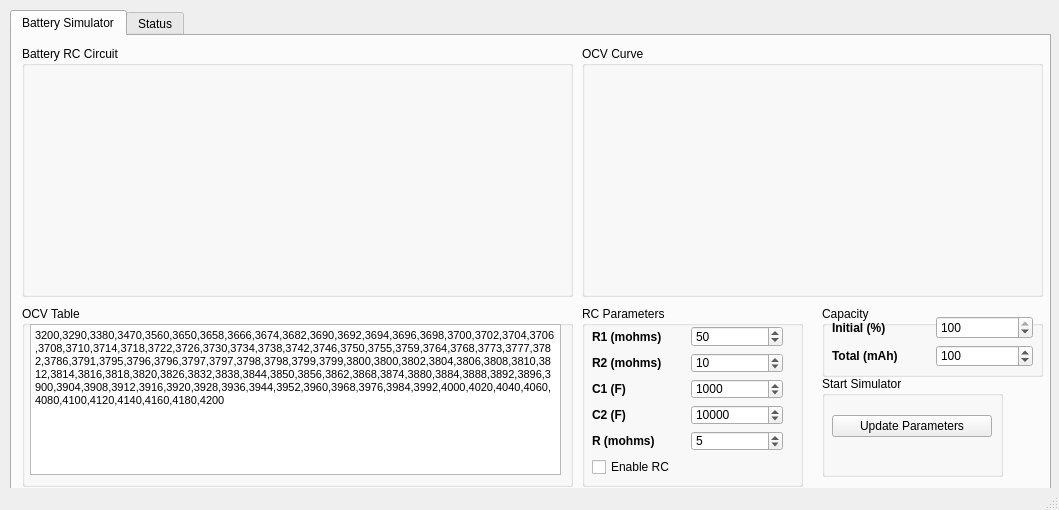
<?xml version="1.0" encoding="UTF-8"?>
<ui version="4.0">
 <class>MainWindow</class>
 <widget class="QMainWindow" name="MainWindow">
  <property name="geometry">
   <rect>
    <x>0</x>
    <y>0</y>
    <width>1059</width>
    <height>510</height>
   </rect>
  </property>
  <property name="sizePolicy">
   <sizepolicy hsizetype="Fixed" vsizetype="Fixed">
    <horstretch>0</horstretch>
    <verstretch>0</verstretch>
   </sizepolicy>
  </property>
  <property name="windowTitle">
   <string>MainWindow</string>
  </property>
  <widget class="QWidget" name="centralwidget">
   <widget class="QTabWidget" name="tabWidget">
    <property name="geometry">
     <rect>
      <x>10</x>
      <y>10</y>
      <width>1041</width>
      <height>481</height>
     </rect>
    </property>
    <property name="currentIndex">
     <number>0</number>
    </property>
    <widget class="QWidget" name="tab">
     <attribute name="title">
      <string>Battery Simulator</string>
     </attribute>
     <widget class="QWidget" name="gridLayoutWidget_2">
      <property name="geometry">
       <rect>
        <x>570</x>
        <y>10</y>
        <width>461</width>
        <height>251</height>
       </rect>
      </property>
      <layout class="QGridLayout" name="gridLayout_2">
       <item row="1" column="0">
        <widget class="QGroupBox" name="groupBox_5">
         <property name="title">
          <string>OCV Curve</string>
         </property>
         <widget class="QWidget" name="verticalLayoutWidget">
          <property name="geometry">
           <rect>
            <x>9</x>
            <y>19</y>
            <width>441</width>
            <height>221</height>
           </rect>
          </property>
          <layout class="QVBoxLayout" name="verticalLayout_2"/>
         </widget>
        </widget>
       </item>
      </layout>
     </widget>
     <widget class="QWidget" name="gridLayoutWidget_3">
      <property name="geometry">
       <rect>
        <x>10</x>
        <y>270</y>
        <width>551</width>
        <height>181</height>
       </rect>
      </property>
      <layout class="QGridLayout" name="gridLayout_3">
       <item row="0" column="0">
        <widget class="QGroupBox" name="groupBox_2">
         <property name="title">
          <string>OCV Table</string>
         </property>
         <widget class="QTextEdit" name="ocvTableTextEdit">
          <property name="geometry">
           <rect>
            <x>8</x>
            <y>18</y>
            <width>531</width>
            <height>151</height>
           </rect>
          </property>
          <property name="html">
           <string>&lt;!DOCTYPE HTML PUBLIC &quot;-//W3C//DTD HTML 4.0//EN&quot; &quot;http://www.w3.org/TR/REC-html40/strict.dtd&quot;&gt;
&lt;html&gt;&lt;head&gt;&lt;meta name=&quot;qrichtext&quot; content=&quot;1&quot; /&gt;&lt;style type=&quot;text/css&quot;&gt;
p, li { white-space: pre-wrap; }
&lt;/style&gt;&lt;/head&gt;&lt;body style=&quot; font-family:'MS Shell Dlg 2'; font-size:7.875pt; font-weight:400; font-style:normal;&quot;&gt;
&lt;p style=&quot; margin-top:0px; margin-bottom:0px; margin-left:0px; margin-right:0px; -qt-block-indent:0; text-indent:0px;&quot;&gt;3200,3290,3380,3470,3560,3650,3658,3666,3674,3682,3690,3692,3694,3696,3698,3700,3702,3704,3706,3708,3710,3714,3718,3722,3726,3730,3734,3738,3742,3746,3750,3755,3759,3764,3768,3773,3777,3782,3786,3791,3795,3796,3796,3797,3797,3798,3798,3799,3799,3800,3800,3802,3804,3806,3808,3810,3812,3814,3816,3818,3820,3826,3832,3838,3844,3850,3856,3862,3868,3874,3880,3884,3888,3892,3896,3900,3904,3908,3912,3916,3920,3928,3936,3944,3952,3960,3968,3976,3984,3992,4000,4020,4040,4060,4080,4100,4120,4140,4160,4180,4200&lt;/p&gt;&lt;/body&gt;&lt;/html&gt;</string>
          </property>
         </widget>
        </widget>
       </item>
      </layout>
     </widget>
     <widget class="QWidget" name="gridLayoutWidget">
      <property name="geometry">
       <rect>
        <x>10</x>
        <y>10</y>
        <width>551</width>
        <height>251</height>
       </rect>
      </property>
      <layout class="QGridLayout" name="gridLayout">
       <item row="0" column="0">
        <widget class="QGroupBox" name="groupBox">
         <property name="title">
          <string>Battery RC Circuit</string>
         </property>
         <widget class="QLabel" name="label">
          <property name="geometry">
           <rect>
            <x>10</x>
            <y>20</y>
            <width>531</width>
            <height>221</height>
           </rect>
          </property>
          <property name="maximumSize">
           <size>
            <width>531</width>
            <height>221</height>
           </size>
          </property>
          <property name="text">
           <string/>
          </property>
          <property name="pixmap">
           <pixmap>circuit.png</pixmap>
          </property>
          <property name="scaledContents">
           <bool>true</bool>
          </property>
         </widget>
        </widget>
       </item>
      </layout>
     </widget>
     <widget class="QGroupBox" name="groupBox_4">
      <property name="geometry">
       <rect>
        <x>810</x>
        <y>270</y>
        <width>221</width>
        <height>71</height>
       </rect>
      </property>
      <property name="title">
       <string>Capacity</string>
      </property>
      <widget class="QWidget" name="layoutWidget">
       <property name="geometry">
        <rect>
         <x>10</x>
         <y>10</y>
         <width>201</width>
         <height>51</height>
        </rect>
       </property>
       <layout class="QGridLayout" name="gridLayout_5">
        <item row="0" column="0">
         <widget class="QLabel" name="label_13">
          <property name="font">
           <font>
            <weight>75</weight>
            <bold>true</bold>
           </font>
          </property>
          <property name="text">
           <string>Initial (%)</string>
          </property>
         </widget>
        </item>
        <item row="0" column="1">
         <widget class="QSpinBox" name="battCapPercentSpinBox">
          <property name="maximum">
           <number>100</number>
          </property>
          <property name="value">
           <number>100</number>
          </property>
         </widget>
        </item>
        <item row="1" column="0">
         <widget class="QLabel" name="label_12">
          <property name="font">
           <font>
            <weight>75</weight>
            <bold>true</bold>
           </font>
          </property>
          <property name="text">
           <string>Total (mAh)</string>
          </property>
         </widget>
        </item>
        <item row="1" column="1">
         <widget class="QSpinBox" name="battCapMahSpinBox">
          <property name="minimum">
           <number>1</number>
          </property>
          <property name="maximum">
           <number>1000000</number>
          </property>
          <property name="value">
           <number>100</number>
          </property>
         </widget>
        </item>
       </layout>
      </widget>
     </widget>
     <widget class="QGroupBox" name="groupBox_6">
      <property name="geometry">
       <rect>
        <x>810</x>
        <y>340</y>
        <width>181</width>
        <height>101</height>
       </rect>
      </property>
      <property name="title">
       <string>Start Simulator</string>
      </property>
      <widget class="QWidget" name="verticalLayoutWidget_2">
       <property name="geometry">
        <rect>
         <x>10</x>
         <y>10</y>
         <width>160</width>
         <height>80</height>
        </rect>
       </property>
       <layout class="QVBoxLayout" name="verticalLayout">
        <item>
         <widget class="QPushButton" name="battParamsPushButton">
          <property name="text">
           <string>Update Parameters</string>
          </property>
         </widget>
        </item>
       </layout>
      </widget>
     </widget>
     <widget class="QWidget" name="gridLayoutWidget_4">
      <property name="geometry">
       <rect>
        <x>570</x>
        <y>270</y>
        <width>221</width>
        <height>181</height>
       </rect>
      </property>
      <layout class="QGridLayout" name="gridLayout_4">
       <item row="0" column="0">
        <widget class="QGroupBox" name="groupBox_3">
         <property name="title">
          <string>RC Parameters</string>
         </property>
         <widget class="QWidget" name="layoutWidget">
          <property name="geometry">
           <rect>
            <x>10</x>
            <y>20</y>
            <width>191</width>
            <height>151</height>
           </rect>
          </property>
          <layout class="QGridLayout" name="gridLayout_6">
           <item row="0" column="0">
            <widget class="QLabel" name="label_9">
             <property name="font">
              <font>
               <weight>75</weight>
               <bold>true</bold>
              </font>
             </property>
             <property name="text">
              <string>R1 (mohms)</string>
             </property>
            </widget>
           </item>
           <item row="1" column="1">
            <widget class="QDoubleSpinBox" name="r2DoubleSpinBox">
             <property name="decimals">
              <number>0</number>
             </property>
             <property name="minimum">
              <double>1.000000000000000</double>
             </property>
             <property name="maximum">
              <double>100000.000000000000000</double>
             </property>
             <property name="singleStep">
              <double>1.000000000000000</double>
             </property>
             <property name="value">
              <double>10.000000000000000</double>
             </property>
            </widget>
           </item>
           <item row="2" column="0">
            <widget class="QLabel" name="label_10">
             <property name="font">
              <font>
               <weight>75</weight>
               <bold>true</bold>
              </font>
             </property>
             <property name="text">
              <string>C1 (F)</string>
             </property>
            </widget>
           </item>
           <item row="3" column="1">
            <widget class="QDoubleSpinBox" name="c2DoubleSpinBox">
             <property name="decimals">
              <number>0</number>
             </property>
             <property name="minimum">
              <double>1.000000000000000</double>
             </property>
             <property name="maximum">
              <double>1000000.000000000000000</double>
             </property>
             <property name="value">
              <double>10000.000000000000000</double>
             </property>
            </widget>
           </item>
           <item row="4" column="0">
            <widget class="QLabel" name="label_11">
             <property name="font">
              <font>
               <weight>75</weight>
               <bold>true</bold>
              </font>
             </property>
             <property name="text">
              <string>R (mohms)</string>
             </property>
            </widget>
           </item>
           <item row="0" column="1">
            <widget class="QDoubleSpinBox" name="r1DoubleSpinBox">
             <property name="decimals">
              <number>0</number>
             </property>
             <property name="minimum">
              <double>1.000000000000000</double>
             </property>
             <property name="maximum">
              <double>100000.000000000000000</double>
             </property>
             <property name="singleStep">
              <double>1.000000000000000</double>
             </property>
             <property name="value">
              <double>50.000000000000000</double>
             </property>
            </widget>
           </item>
           <item row="1" column="0">
            <widget class="QLabel" name="label_7">
             <property name="font">
              <font>
               <weight>75</weight>
               <bold>true</bold>
              </font>
             </property>
             <property name="text">
              <string>R2 (mohms)</string>
             </property>
            </widget>
           </item>
           <item row="2" column="1">
            <widget class="QDoubleSpinBox" name="c1DoubleSpinBox">
             <property name="decimals">
              <number>0</number>
             </property>
             <property name="minimum">
              <double>1.000000000000000</double>
             </property>
             <property name="maximum">
              <double>1000000.000000000000000</double>
             </property>
             <property name="value">
              <double>1000.000000000000000</double>
             </property>
            </widget>
           </item>
           <item row="3" column="0">
            <widget class="QLabel" name="label_8">
             <property name="font">
              <font>
               <weight>75</weight>
               <bold>true</bold>
              </font>
             </property>
             <property name="text">
              <string>C2 (F)</string>
             </property>
            </widget>
           </item>
           <item row="4" column="1">
            <widget class="QDoubleSpinBox" name="rDoubleSpinBox">
             <property name="decimals">
              <number>0</number>
             </property>
             <property name="minimum">
              <double>1.000000000000000</double>
             </property>
             <property name="maximum">
              <double>10000.000000000000000</double>
             </property>
             <property name="singleStep">
              <double>1.000000000000000</double>
             </property>
             <property name="value">
              <double>5.000000000000000</double>
             </property>
            </widget>
           </item>
           <item row="5" column="0">
            <widget class="QCheckBox" name="battParamsCheckBox">
             <property name="text">
              <string>Enable RC</string>
             </property>
            </widget>
           </item>
          </layout>
         </widget>
        </widget>
       </item>
      </layout>
     </widget>
    </widget>
    <widget class="QWidget" name="tab_2">
     <attribute name="title">
      <string>Status</string>
     </attribute>
     <widget class="QGroupBox" name="groupBox_7">
      <property name="geometry">
       <rect>
        <x>10</x>
        <y>10</y>
        <width>111</width>
        <height>201</height>
       </rect>
      </property>
      <property name="title">
       <string>Battery Capacity</string>
      </property>
      <widget class="QProgressBar" name="battStatusProgressBar">
       <property name="geometry">
        <rect>
         <x>10</x>
         <y>20</y>
         <width>91</width>
         <height>171</height>
        </rect>
       </property>
       <property name="sizePolicy">
        <sizepolicy hsizetype="Fixed" vsizetype="Fixed">
         <horstretch>0</horstretch>
         <verstretch>0</verstretch>
        </sizepolicy>
       </property>
       <property name="value">
        <number>24</number>
       </property>
       <property name="orientation">
        <enum>Qt::Vertical</enum>
       </property>
      </widget>
     </widget>
     <widget class="QGroupBox" name="groupBox_8">
      <property name="geometry">
       <rect>
        <x>570</x>
        <y>10</y>
        <width>459</width>
        <height>211</height>
       </rect>
      </property>
      <property name="title">
       <string>Battery status</string>
      </property>
      <widget class="QWidget" name="verticalLayoutWidget_3">
       <property name="geometry">
        <rect>
         <x>9</x>
         <y>19</y>
         <width>441</width>
         <height>181</height>
        </rect>
       </property>
       <layout class="QVBoxLayout" name="verticalLayout_3"/>
      </widget>
     </widget>
     <widget class="QGroupBox" name="groupBox_10">
      <property name="geometry">
       <rect>
        <x>140</x>
        <y>20</y>
        <width>381</width>
        <height>171</height>
       </rect>
      </property>
      <property name="title">
       <string>Battery Status</string>
      </property>
      <widget class="QWidget" name="layoutWidget">
       <property name="geometry">
        <rect>
         <x>10</x>
         <y>20</y>
         <width>361</width>
         <height>141</height>
        </rect>
       </property>
       <layout class="QGridLayout" name="gridLayout_8">
        <item row="1" column="3">
         <widget class="QLineEdit" name="battCapPercentLineEdit">
          <property name="text">
           <string/>
          </property>
          <property name="readOnly">
           <bool>true</bool>
          </property>
         </widget>
        </item>
        <item row="0" column="2">
         <widget class="QLabel" name="label_20">
          <property name="font">
           <font>
            <weight>75</weight>
            <bold>true</bold>
           </font>
          </property>
          <property name="text">
           <string>Capacity (mAh)</string>
          </property>
         </widget>
        </item>
        <item row="0" column="3">
         <widget class="QLineEdit" name="battCapMahLineEdit">
          <property name="readOnly">
           <bool>true</bool>
          </property>
         </widget>
        </item>
        <item row="2" column="0">
         <widget class="QLabel" name="label_16">
          <property name="font">
           <font>
            <weight>75</weight>
            <bold>true</bold>
           </font>
          </property>
          <property name="text">
           <string>Vr2c2 (mV)</string>
          </property>
         </widget>
        </item>
        <item row="1" column="0">
         <widget class="QLabel" name="label_18">
          <property name="font">
           <font>
            <weight>75</weight>
            <bold>true</bold>
           </font>
          </property>
          <property name="text">
           <string>Vr1c1 (mV)</string>
          </property>
         </widget>
        </item>
        <item row="0" column="1">
         <widget class="QLineEdit" name="vRLineEdit">
          <property name="readOnly">
           <bool>true</bool>
          </property>
         </widget>
        </item>
        <item row="1" column="2">
         <widget class="QLabel" name="label_21">
          <property name="font">
           <font>
            <weight>75</weight>
            <bold>true</bold>
           </font>
          </property>
          <property name="text">
           <string>Capacity (%)</string>
          </property>
         </widget>
        </item>
        <item row="0" column="0">
         <widget class="QLabel" name="label_15">
          <property name="font">
           <font>
            <weight>75</weight>
            <bold>true</bold>
           </font>
          </property>
          <property name="text">
           <string>Vr (mV)</string>
          </property>
         </widget>
        </item>
        <item row="1" column="1">
         <widget class="QLineEdit" name="vR1c1LineEdit">
          <property name="readOnly">
           <bool>true</bool>
          </property>
         </widget>
        </item>
        <item row="2" column="1">
         <widget class="QLineEdit" name="vR2c2LineEdit">
          <property name="readOnly">
           <bool>true</bool>
          </property>
         </widget>
        </item>
        <item row="3" column="0">
         <widget class="QLabel" name="label_19">
          <property name="font">
           <font>
            <weight>75</weight>
            <bold>true</bold>
           </font>
          </property>
          <property name="text">
           <string>Vbatt (mV)</string>
          </property>
         </widget>
        </item>
        <item row="3" column="1">
         <widget class="QLineEdit" name="vbattLineEdit">
          <property name="readOnly">
           <bool>true</bool>
          </property>
         </widget>
        </item>
        <item row="3" column="2">
         <widget class="QLabel" name="label_17">
          <property name="font">
           <font>
            <weight>75</weight>
            <bold>true</bold>
           </font>
          </property>
          <property name="text">
           <string>Ibatt (mA)</string>
          </property>
         </widget>
        </item>
        <item row="3" column="3">
         <widget class="QLineEdit" name="ibattLineEdit">
          <property name="readOnly">
           <bool>true</bool>
          </property>
         </widget>
        </item>
        <item row="2" column="2">
         <widget class="QLabel" name="label_22">
          <property name="font">
           <font>
            <weight>75</weight>
            <bold>true</bold>
           </font>
          </property>
          <property name="text">
           <string>Vocv (mV)</string>
          </property>
         </widget>
        </item>
        <item row="2" column="3">
         <widget class="QLineEdit" name="vocvLineEdit">
          <property name="readOnly">
           <bool>true</bool>
          </property>
         </widget>
        </item>
       </layout>
      </widget>
     </widget>
     <widget class="QGroupBox" name="groupBox_9">
      <property name="geometry">
       <rect>
        <x>10</x>
        <y>240</y>
        <width>261</width>
        <height>41</height>
       </rect>
      </property>
      <property name="title">
       <string>Simulate External Load</string>
      </property>
      <widget class="QWidget" name="layoutWidget">
       <property name="geometry">
        <rect>
         <x>10</x>
         <y>14</y>
         <width>239</width>
         <height>21</height>
        </rect>
       </property>
       <layout class="QHBoxLayout" name="horizontalLayout">
        <item>
         <widget class="QLabel" name="label_14">
          <property name="font">
           <font>
            <weight>75</weight>
            <bold>true</bold>
           </font>
          </property>
          <property name="text">
           <string>External Load (mA)</string>
          </property>
         </widget>
        </item>
        <item>
         <widget class="QDoubleSpinBox" name="externalLoadDoubleSpinBox">
          <property name="decimals">
           <number>0</number>
          </property>
          <property name="maximum">
           <double>100000.000000000000000</double>
          </property>
          <property name="singleStep">
           <double>1.000000000000000</double>
          </property>
         </widget>
        </item>
        <item>
         <widget class="QCheckBox" name="externalLoadCheckBox">
          <property name="text">
           <string>Enable</string>
          </property>
         </widget>
        </item>
       </layout>
      </widget>
     </widget>
     <widget class="QGroupBox" name="groupBox_11">
      <property name="geometry">
       <rect>
        <x>570</x>
        <y>220</y>
        <width>459</width>
        <height>221</height>
       </rect>
      </property>
      <property name="title">
       <string>Battery status</string>
      </property>
      <widget class="QWidget" name="verticalLayoutWidget_4">
       <property name="geometry">
        <rect>
         <x>9</x>
         <y>19</y>
         <width>441</width>
         <height>191</height>
        </rect>
       </property>
       <layout class="QVBoxLayout" name="verticalLayout_4"/>
      </widget>
     </widget>
    </widget>
   </widget>
  </widget>
  <widget class="QStatusBar" name="statusbar"/>
 </widget>
 <resources>
  <include location="circuit.qrc"/>
 </resources>
 <connections/>
</ui>
